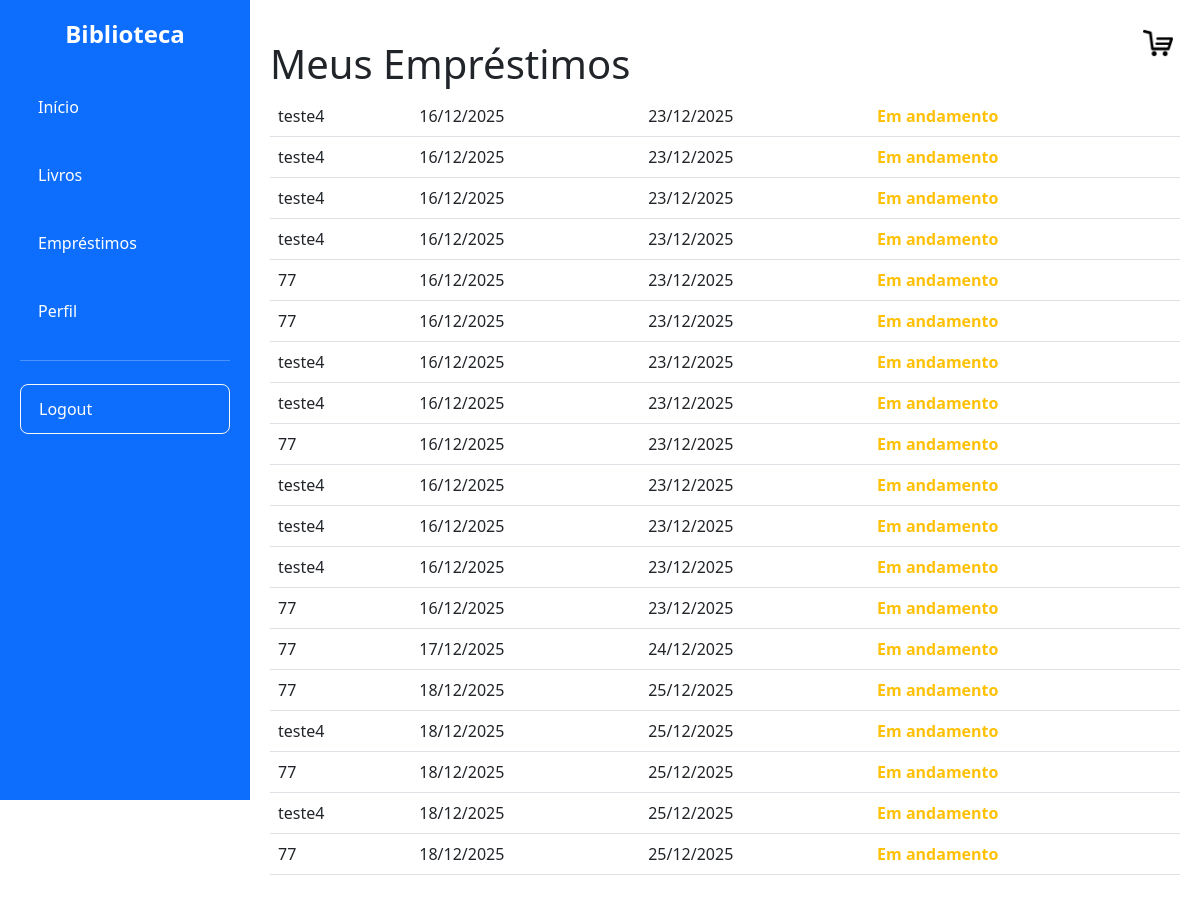
The page /livros/emprestimos (signed in) on the database as committed earlier.
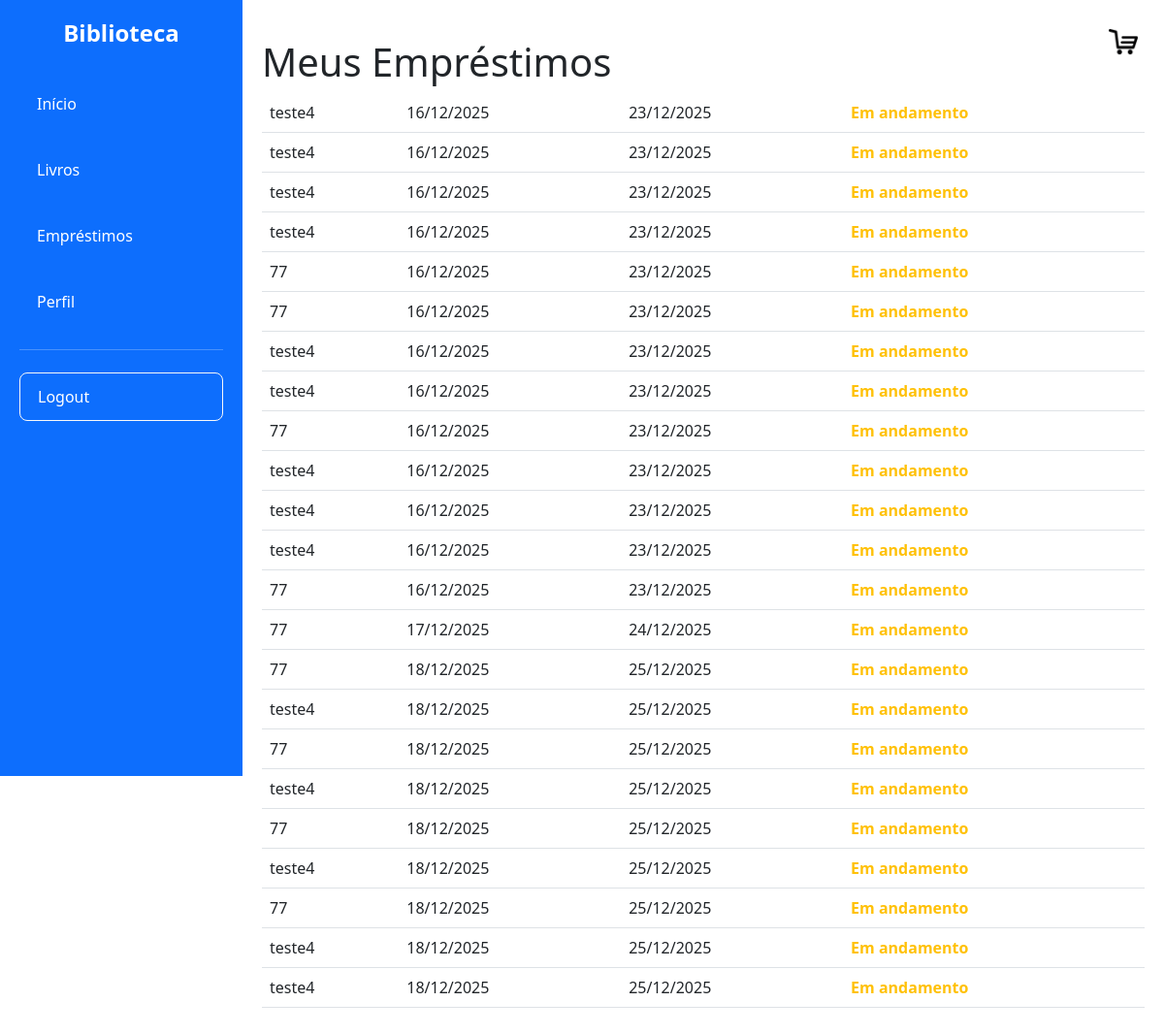
The same page on the database as committed later.
### models/emprestimo.py (models this page shows)
class Emprestimo(db.Model):
    __tablename__ = 'tb_emprestimos'
    emp_id = db.Column(db.Integer, primary_key=True)
    emp_usu_id = db.Column(db.Integer, db.ForeignKey('tb_usuarios.usu_id'), nullable=False)
    emp_liv_id = db.Column(db.Integer, db.ForeignKey('tb_livros.liv_id'), nullable=False)
    emp_data_emprestimo = db.Column(db.Date)
    emp_data_a_devolver = db.Column(db.Date)
    emp_data_devolucao = db.Column(db.Date, nullable=True)
    status = db.Column(db.String(50))
    livro = db.relationship('Livro', backref='emprestimos')
    usuario = db.relationship('Usuario', backref='emprestimos')

### models/livro.py (models this page shows)
class Livro(db.Model):
    __tablename__ = 'tb_livros'
    liv_id = db.Column(db.Integer, primary_key=True)
    liv_titulo = db.Column(db.String(200), nullable=False)
    liv_descricao = db.Column(db.String(450), nullable=False)
    liv_editora = db.Column(db.String(100))
    liv_ano = db.Column(db.Integer)
    liv_autor = db.Column(db.String(100))
    liv_genero = db.Column(db.String(50))
    liv_quantidade = db.Column(db.Integer)
    liv_preco = db.Column(db.Float, nullable=False, default=0.0)

### controllers/livros.py (the view)
@livros_bp.route("/emprestimos")
@login_required
def listar_emprestimos():
    if current_user.usu_tipo == "bibliotecario":
        emprestimos = Emprestimo.query.all()
    else:
        emprestimos = Emprestimo.query.filter_by(emp_usu_id=current_user.usu_id).all()
    hoje = date.today()
    atualizou = False
    for emp in emprestimos:
        data_limite = emp.emp_data_a_devolver
        if isinstance(data_limite, datetime):
            data_limite = data_limite.date()
        if emp.status.lower() != "devolvido" and data_limite and data_limite < hoje:
            if emp.status.lower() != "atrasado":
                emp.status = "Atrasado"
                atualizou = True
    if atualizou:
        db.session.commit()
    return render_template("listar_emprestimos.html", emprestimos=emprestimos)

### templates/listar_emprestimos.html (shortened to what this page needs)
{% extends 'base.html' %}
{% block content %}
<h1>Meus Empréstimos</h1>
{% if emprestimos %}
  <table class="table">
    <thead>
      {% for emp in emprestimos %}
      <tr>
        <td>{{ emp.livro.liv_titulo }}</td>
        <td>{{ emp.emp_data_emprestimo.strftime('%d/%m/%Y') }}</td>
        <td>{{ emp.emp_data_a_devolver.strftime('%d/%m/%Y') }}</td>
        <td>
          {% set status = emp.status.lower() if emp.status else '' %}
          {% if status == 'atrasado' %}
            <span class="text-danger fw-bold">
              <i class="bi bi-exclamation-triangle-fill"></i> {{ emp.status }}
            </span>
          {% elif status == 'devolvido' %}
            <span class="text-success fw-bold">{{ emp.status }}</span>
          {% elif status == 'em andamento' %}
            <span class="text-warning fw-bold">{{ emp.status }}</span>
          {% else %}
            <span>{{ emp.status }}</span>
          {% endif %}
        </td>
      </tr>
      {% endfor %}
  </table>
{% else %}
  <p>Você não possui empréstimos ativos.</p>
{% endif %}
{% endblock %}

### templates/base.html (shortened to what this page needs)
<!DOCTYPE html>
<html lang="pt-br">
<head>
  <link href="https://cdn.jsdelivr.net/npm/bootstrap@5.3.0/dist/css/bootstrap.min.css" rel="stylesheet">
  <link rel="stylesheet" href="{{ url_for('static', filename='style.css') }}">
  <link rel="stylesheet" href="{{ url_for('static', filename='flash.css') }}">
</head>
<body>
  <div class="sidebar">
    <h4 class="text-center mb-4">Biblioteca</h4>
    <a href="{{ url_for('main.index') }}" class="nav-link {% if request.endpoint == 'main.index' %}active{% endif %}">Início</a>
    <a href="{{ url_for('livros.lista_livros') }}" class="nav-link {% if request.endpoint == 'livros.lista_livros' %}active{% endif %}">Livros</a>
    <a href="{{ url_for('livros.emprestimo_livro') }}" class="nav-link {% if request.endpoint == 'livros.emprestimo_livro' %}active{% endif %}">Empréstimos</a>
    <a href="{{ url_for('main.perfil') }}" class="nav-link {% if request.endpoint == 'main.perfil' %}active{% endif %}">Perfil</a>
    <hr class="bg-light">
    <a href="{{ url_for('auth.logout') }}" class="btn btn-outline-light mt-2">Logout</a>
  </div>
  <div class="content">
    <a href="{{ url_for('carrinho.ver_carrinho') }}" class="img">
      <img src="{{ url_for('static', filename='img/carrinho.png') }}" alt="carrinho" width="30">
    </a>
    {% block content %}{% endblock %}
  </div>
</body>
</html>

### static/style.css (style rules this page uses)
.sidebar { position: fixed; top: 0; left: 0; height: 100vh; width: 250px; background-color: #0d6efd; padding-top: 20px; padding: 20px; color: white; z-index: 1030; display: flex; flex-direction: column; box-sizing: border-box; }
.sidebar h4 { width: 100%; text-align: center; margin-bottom: 25px; font-weight: 600; }
.sidebar a { color: white; padding: 12px 18px; width: 100%; text-decoration: none; font-weight: 500; display: flex; align-items: center; border-radius: 8px; gap: 10px; white-space: nowrap; overflow: hidden; text-overflow: ellipsis; transition: background-color 0.25s ease, color 0.25s ease; margin: 10px 0; }
.sidebar hr { width: 100%; border-color: rgba(255, 255, 255, 0.4); margin: 15px 0; }
.sidebar .btn { margin-top: auto; }
.content { padding: 40px 20px 40px 270px; transition: padding-left 0.3s ease; }
.content .img { position: absolute; top: 20px; right: 20px; width: 45px; height: 45px; display: flex; align-items: center; justify-content: center; cursor: pointer; }

Rows that differ between the two databases and show on the page:
added Emprestimo: livro.liv_titulo "teste4", emp_data_emprestimo "18/12/2025", emp_data_a_devolver "25/12/2025", status "Em andamento"
added Emprestimo: livro.liv_titulo "77", emp_data_emprestimo "18/12/2025", emp_data_a_devolver "25/12/2025", status "Em andamento"
added Emprestimo: livro.liv_titulo "teste4", emp_data_emprestimo "18/12/2025", emp_data_a_devolver "25/12/2025", status "Em andamento"
added Emprestimo: livro.liv_titulo "teste4", emp_data_emprestimo "18/12/2025", emp_data_a_devolver "25/12/2025", status "Em andamento"
